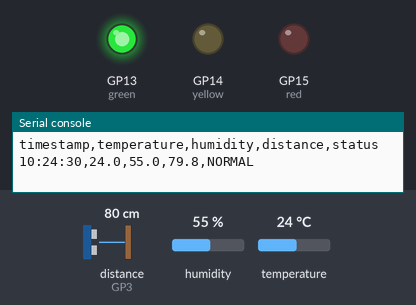
Simulated run of this program. Board: Raspberry Pi Pico running MicroPython. Parts: output pins drawn as LEDs (lit = HIGH), the last lines printed to the serial console. The test bench sets the inputs (shaded band); at power-on: distance to the obstacle (sensor on GP3) 80 cm, humidity 55 %, temperature 24 °C. The echo pulse lasts 58.3 µs per cm; the clock reads 2024-03-15 10:24:30 at power-on unless the program sets it; pins used as bus, display or sensor lines are not drawn.

Above: at 1.2 s.
1.3 s: distance to the obstacle (sensor on GP3) set to 23 cm
4.0 s: distance to the obstacle (sensor on GP3) set to 19 cm
At 5.4 s:
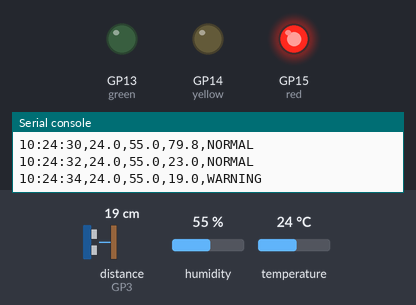
6.7 s: distance to the obstacle (sensor on GP3) set to 35 cm
At 9.1 s:
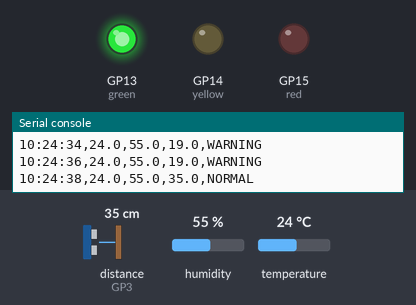
9.6 s: distance to the obstacle (sensor on GP3) set to 2 cm
At 11.5 s:
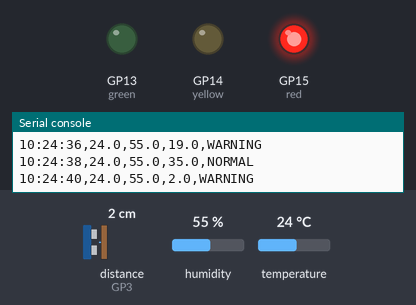
Timing chart, 0 to 13.0 s (numbered marks = the images above; inputs shaded):
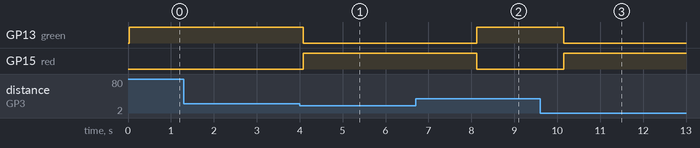

Measured:
- the behaviour switches between 21 and 20 cm on distance to the obstacle (sensor on GP3) (found by bisection; images 0 and 1)
- after the input at 4.0 s, GP13 (green): HIGH → LOW after 0.08 s; GP15 (red): LOW → HIGH after 0.08 s
- after the input at 6.7 s, GP13 (green): LOW → HIGH after 1.4 s; GP15 (red): HIGH → LOW after 1.4 s
- after the input at 9.6 s, GP13 (green): HIGH → LOW after 0.55 s; GP15 (red): LOW → HIGH after 0.55 s

The program:

baitap3e_N23DCCI010.py
```python
from machine import Pin
import dht
import time

# ===== DHT22 =====
dht_sensor = dht.DHT22(Pin(16))

# ===== HC-SR04 =====
trigger = Pin(2, Pin.OUT)
echo = Pin(3, Pin.IN)

# ===== LED =====
red = Pin(15, Pin.OUT)
yellow = Pin(14, Pin.OUT)
green = Pin(13, Pin.OUT)

# ===== Đo khoảng cách (có timeout) =====
def get_distance():
    trigger.low()
    time.sleep_us(2)
    trigger.high()
    time.sleep_us(10)
    trigger.low()

    timeout = 30000  # 30ms

    start = time.ticks_us()
    # chờ echo lên HIGH
    while echo.value() == 0:
        if time.ticks_diff(time.ticks_us(), start) > timeout:
            return -1  # lỗi

    start = time.ticks_us()
    # đo thời gian HIGH
    while echo.value() == 1:
        if time.ticks_diff(time.ticks_us(), start) > timeout:
            return -1

    duration = time.ticks_diff(time.ticks_us(), start)
    distance = duration * 0.0343 / 2
    return distance

# ===== Header CSV =====
print("timestamp,temperature,humidity,distance,status")

while True:
    try:
        # DHT
        dht_sensor.measure()
        temp = dht_sensor.temperature()
        hum = dht_sensor.humidity()

        # HC-SR04
        dist = get_distance()
        if dist < 0:
            dist = 0.0  # tránh lỗi

        # Time
        t = time.localtime()
        ts = f"{t[3]:02d}:{t[4]:02d}:{t[5]:02d}"

        # Status
        if temp > 30 or hum > 80 or dist < 20:
            status = "WARNING"
            red.value(1); yellow.value(0); green.value(0)
        else:
            status = "NORMAL"
            red.value(0); yellow.value(0); green.value(1)

        print(f"{ts},{temp:.1f},{hum:.1f},{dist:.1f},{status}")

    except Exception as e:
        print("error,0,0,0,ERROR")

    time.sleep(2)
```
